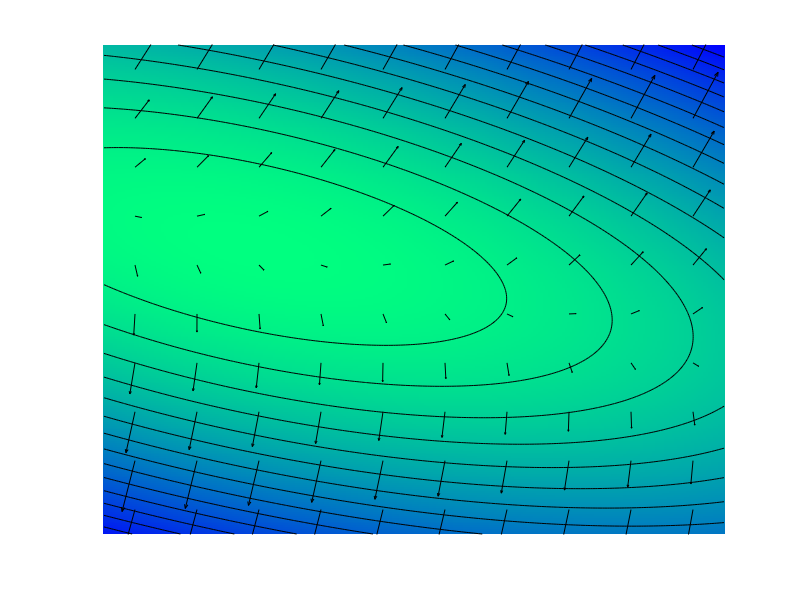

Recreate this plot in MATLAB.
% just quadratic functions

rep = 'results/';
[~,~] = mkdir(rep);

% quad matrix
t = .3;
mu = .15;
U = [cos(t) sin(t);-sin(t) cos(t)];
A = U*diag([1,mu])*U';
Ai = inv(A);

% display grid
q = 256;
t = linspace(-1,1,q);
[Y,X] = meshgrid(t,t);


% arrow grid
r = 10;
t1 = linspace(-.9,.9,r);
[Yr,Xr] = meshgrid(t1,t1);

Mlist = {A Ai};
CM = { autumn(256) winter(256) };
for k = 1:length(Mlist)
    B = Mlist{k};
    
    a = 1/2;
    b = -1/4;
    F  = 1/2 * ( B(1,1)*X.^2+B(2,2)*Y.^2+2*B(1,2).*X.*Y ) + a*X + b*Y;
    
    u= B(1,1)*Xr + B(1,2)*Yr - Xr + a;
    v= B(2,1)*Xr + B(2,2)*Yr - Yr + b;
    
    clf; hold on;
    imagesc(t,t,-F');
    contour(t,t,F', 15, 'k');
    colormap(CM{k});
    caxis([min(-F(:)) max(-F(:))]);
    axis off;
    
    rho = 1;
    quiver(Xr,Yr,rho*u,rho*v, rho, 'k', 'MaxHeadSize', .05);
    
end;
